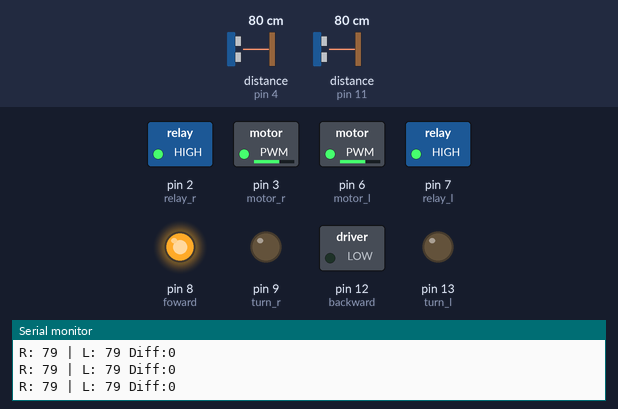
This sketch was run on a simulated Arduino Uno, built with avr-gcc and run on an emulated ATmega328P. Shown: switched loads named in the sketch (green lamp = pin HIGH), output pins drawn as LEDs (lit = HIGH), the last lines printed to the serial monitor. Wiring (inferred from the names in the program): 2 × ultrasonic range finder: trigger pin 5, echo pin 4 / trigger pin 10, echo pin 11. The inputs (shaded band) are chosen by the test bench; at power-on: distance to the obstacle (sensors on pin 4, pin 11) 80 cm. The echo pulse lasts 58.3 µs per cm; pins used as bus, display or sensor lines are not drawn.

Above: at 1.2 s.
1.3 s: distance to the obstacle (sensor on pin 4) set to 73 cm
At 2.0 s:
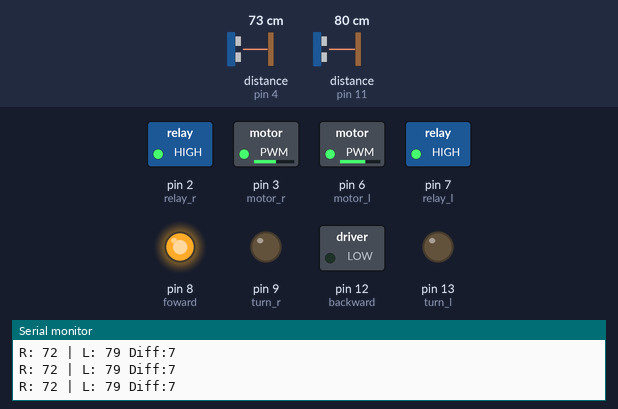
2.9 s: distance to the obstacle (sensor on pin 4) set to 64 cm
At 4.1 s:
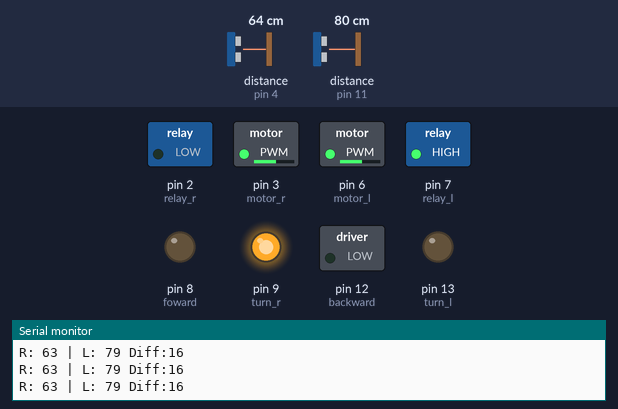
4.6 s: distance to the obstacle (sensor on pin 11) set to 70 cm
At 5.5 s:
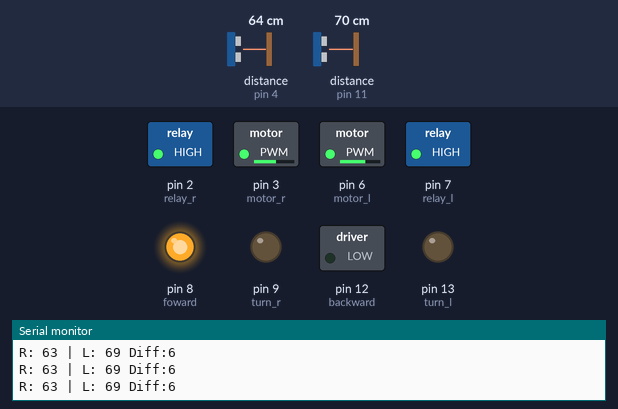
6.3 s: distance to the obstacle (sensor on pin 11) set to 58 cm
At 6.7 s:
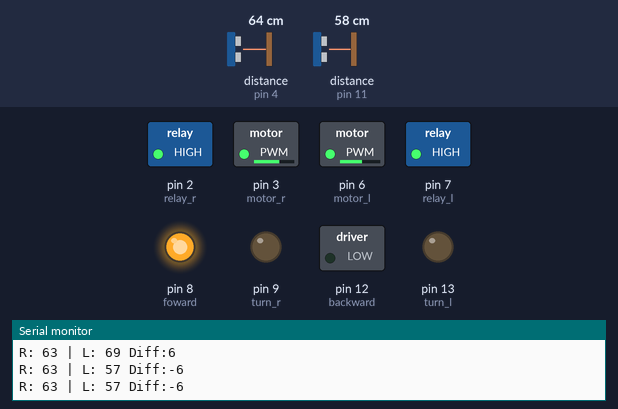
7.9 s: distance to the obstacle (sensor on pin 11) set to 51 cm
At 9.0 s:
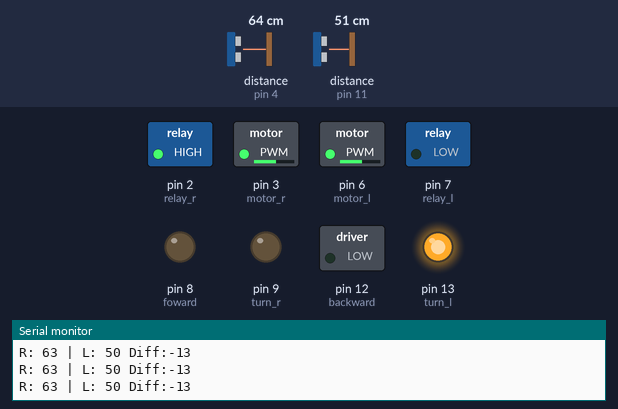
9.4 s: distance to the obstacle (sensor on pin 11) set to 60 cm
At 10.6 s:
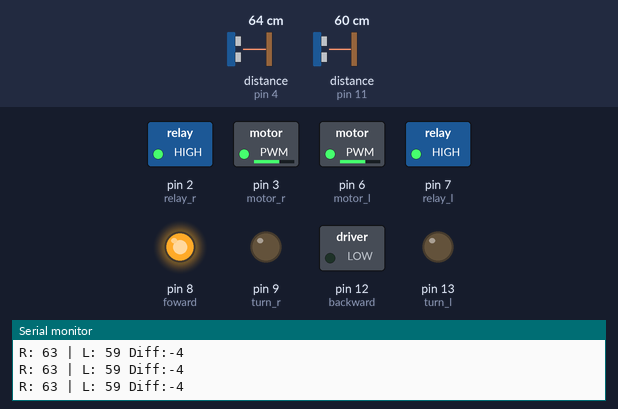
Timing chart, 0 to 12.1 s (numbered marks = the images above; inputs shaded):
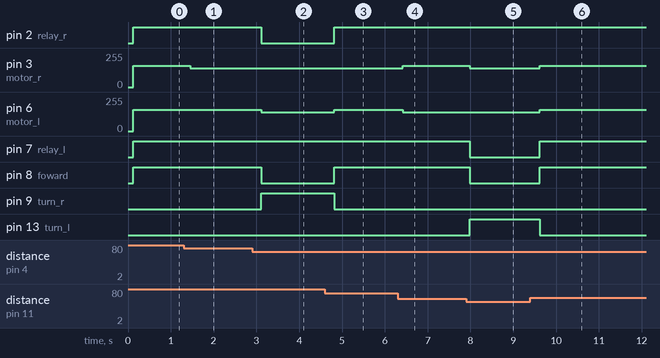

Measured:
- the behaviour switches between 70 and 69 cm on distance to the obstacle (sensor on pin 4) (found by bisection; images 1 and 2)
- the behaviour switches between 75 and 74 cm on distance to the obstacle (sensor on pin 11) (found by bisection; images 2 and 3)
- the behaviour switches between 54 and 53 cm on distance to the obstacle (sensor on pin 11) (found by bisection; images 4 and 5)
- after the input at 1.3 s, pin 3 (motor_r): 160/255 → 140/255 after 0.16 s
- after the input at 2.9 s, pin 2 (relay_r), pin 8 (foward): HIGH → LOW after 0.21 s; pin 6 (motor_l): 160/255 → 140/255 after 0.21 s; pin 9 (turn_r): LOW → HIGH after 0.21 s
- after the input at 4.6 s, pin 2 (relay_r), pin 8 (foward): LOW → HIGH after 0.22 s; pin 6 (motor_l): 140/255 → 160/255 after 0.22 s; pin 9 (turn_r): HIGH → LOW after 0.22 s
- after the input at 6.3 s, pin 3 (motor_r): 140/255 → 160/255 after 0.12 s; pin 6 (motor_l): 160/255 → 140/255 after 0.12 s
- after the input at 7.9 s, pin 3 (motor_r): 160/255 → 140/255 after 0.08 s; pin 7 (relay_l), pin 8 (foward): HIGH → LOW after 0.08 s; pin 13 (turn_l): LOW → HIGH after 0.08 s
- after the input at 9.4 s, pin 3 (motor_r), pin 6 (motor_l): 140/255 → 160/255 after 0.22 s; pin 7 (relay_l), pin 8 (foward): LOW → HIGH after 0.22 s; pin 13 (turn_l): HIGH → LOW after 0.22 s

The sketch:

ultrasonic_control_motor.ino
```cpp
int relay_r = 2;  // S8550 (PNP) 控制方向: LOW=吸合, HIGH=放開
int relay_l = 7;  // S8550 (PNP) 控制方向: LOW=吸合, HIGH=放開
int motor_r = 3;  // C1384 (NPN) 控制速度: PWM 0~255
int motor_l = 6;  // C1384 (NPN) 控制速度: PWM 0~255
int foward = 8; // 綠LED
int backward = 12;// 紅LED
int turn_r = 9;
int turn_l = 13;

int trig_r = 5;    // 超音波感測器 Trig腳接 Arduino pin 5
int echo_r = 4;    //超音波感測器 Echo 腳接 Arduino pin 4
int trig_l = 10;   // 超音波感測器 Trig腳接 Arduino pin 11
int echo_l = 11;   //超音波感測器 Echo 腳接 Arduino pin 12

long dur_r, cm_r, dur_l, cm_l, cm ;  //宣告計算距離時，需要用到的兩個實數
int set_dur = 12; // set target distance
int tol = 3; // set tolerance
int turn_gap = 10; // set turning tolerance
int spd_h = 160;
int spd_m = 140;
int spd_l = 100;

void setup() {
  Serial.begin (9600); //Set Serial Monitor and Arduino data transprtation 9600 bps (Bits Per Second)
  pinMode(relay_r, OUTPUT);
  pinMode(motor_r, OUTPUT);
  pinMode(relay_l, OUTPUT);
  pinMode(motor_l, OUTPUT);
  pinMode(foward,OUTPUT);
  pinMode(backward,OUTPUT);
  pinMode(turn_r,OUTPUT);
  pinMode(turn_l,OUTPUT);
  pinMode(trig_r, OUTPUT);      //Arduino 對外啟動距離感測器Trig腳，射出超音波
  pinMode(echo_r, INPUT);       //超音波被障礙物反射後，Arduino讀取感測器Echo腳的時間差
  pinMode(trig_l, OUTPUT);      //Arduino 對外啟動距離感測器Trig腳，射出超音波
  pinMode(echo_l, INPUT);       //超音波被障礙物反射後，Arduino讀取感測器Echo腳的時間差
}
// long readDistanceAVG(int trigPin, int echoPin){
//   long total =0;
//   int readings =7;
//   for (int i=0;i<readings;i++){
//     digitalWrite(trigPin, LOW);
//     delayMicroseconds(5);
//     digitalWrite(trigPin, HIGH);
//     delayMicroseconds(10);
//     digitalWrite(trigPin, LOW);
//     pinMode(echoPin, INPUT);
//     long duration = pulseIn(echoPin, HIGH,30000);
//     long distance = (duration/2) / 29.1;
//     if(distance > 300 || distance == 0) distance = total/(i+1); // 過濾極端值
//     total += distance;
//     delay(10);
//   }
//   return total/readings;
// }
long readDistanceMID(int trigPin, int echoPin) {
  int values[5]; // 儲存 5 次讀取結果

  // 1. 連續讀取 5 次
  for (int i = 0; i < 5; i++) {
    digitalWrite(trigPin, LOW);
    delayMicroseconds(2);
    digitalWrite(trigPin, HIGH);
    delayMicroseconds(10);
    digitalWrite(trigPin, LOW);

    // 設定 timeout 避免卡死
    long duration = pulseIn(echoPin, HIGH, 20000);
    long dist = (duration / 2) / 29.1;

    // 如果讀到 0 (代表沒收到回波，通常是太遠或散射)，視為最大距離
    if (dist == 0) dist = 300;

    values[i] = dist;
    delay(5); // 稍微縮短間隔，加快反應
  }

  // 2. 簡單的排序 (泡沫排序法)，找出中位數
  // 目的：把 5 個數字由小排到大
  for (int i = 0; i < 4; i++) {
    for (int j = i + 1; j < 5; j++) {
      if (values[i] > values[j]) {
        int temp = values[i];
        values[i] = values[j];
        values[j] = temp;
      }
    }
  }

  // 3. 回傳中間那個值 (第 3 個，index 2)
  // 這就是「中位數」，可以完美過濾掉突然跳出來的 0 或 300
  return values[2];
}

void loop() {
  // Sensor Input
  cm_r =readDistanceMID(trig_r,echo_r);
  delay(15);
  cm_l =readDistanceMID(trig_l,echo_l);

  // Check Data
  Serial.print("R: "); Serial.print(cm_r);
  Serial.print(" | L: "); Serial.print(cm_l);
  Serial.print(" Diff:"); Serial.println(cm_l - cm_r);

  // Motor Feedback
  cm = (cm_r+cm_l)/2;
  // Turn Left (Big Diff)
  if (cm_r-cm_l>turn_gap){
    digitalWrite(turn_r,LOW);
    digitalWrite(turn_l,HIGH);

    digitalWrite(relay_r, HIGH);
    digitalWrite(relay_l, LOW);
    digitalWrite(foward,LOW);
    digitalWrite(backward,LOW);

    analogWrite(motor_l,spd_m);
    analogWrite(motor_r,spd_m);
    delay(100);
  }
  // Turn Right (Big Diff)
  else if(cm_l-cm_r>turn_gap){
    digitalWrite(turn_r,HIGH);
    digitalWrite(turn_l,LOW);

    digitalWrite(relay_r, LOW);
    digitalWrite(relay_l, HIGH);
    digitalWrite(foward,LOW);
    digitalWrite(backward,LOW);

    analogWrite(motor_l,spd_m);
    analogWrite(motor_r,spd_m);
    delay(100);
  }
  // Fine Angle
  else {
    digitalWrite(turn_l,LOW);
    digitalWrite(turn_r,LOW);
    // forward
    if (cm>set_dur+tol){
      digitalWrite(relay_r, HIGH);
      digitalWrite(relay_l, HIGH);
      digitalWrite(foward,HIGH);
      digitalWrite(backward,LOW);
      if(cm_r > cm_l+4){
        analogWrite(motor_l,spd_m);
        analogWrite(motor_r,spd_h);
      }
      else if(cm_l > cm_r+4){
        analogWrite(motor_l,spd_h);
        analogWrite(motor_r,spd_m);
      }
      else{
        analogWrite(motor_l,spd_h);
        analogWrite(motor_r,spd_h);
      }
    }
    // backward
    else if(cm<set_dur-tol){
      digitalWrite(relay_r, LOW);
      digitalWrite(relay_l, LOW);
      digitalWrite(foward,LOW);
      digitalWrite(backward,HIGH);
      analogWrite(motor_l,spd_h);
      analogWrite(motor_r,spd_h);
    }
    // Stop
    else{
      analogWrite(motor_r, 0);
      analogWrite(motor_l, 0);
      digitalWrite(foward, LOW);
      digitalWrite(backward, LOW);
    }
    delay(50);
  }
}
```
